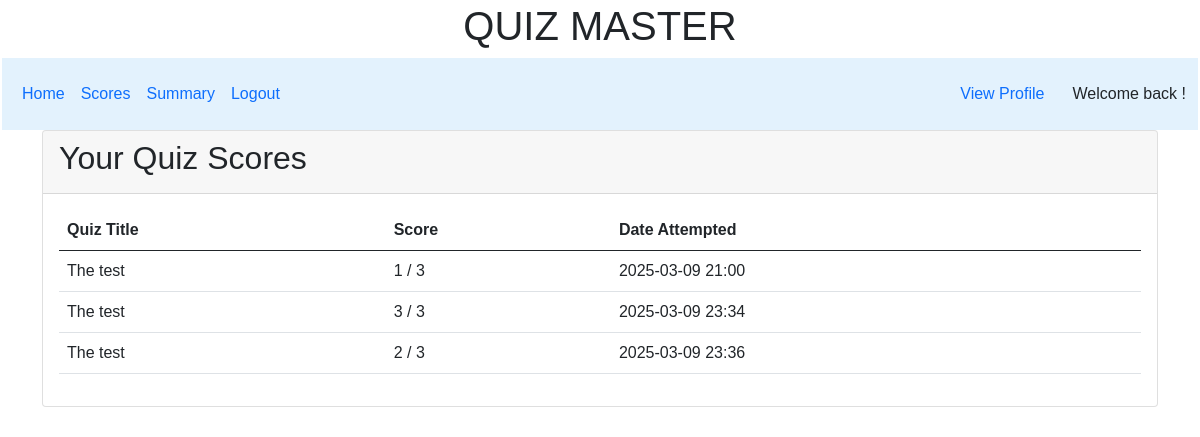
/scores/2 (signed in), run on an earlier commit of the app's database.
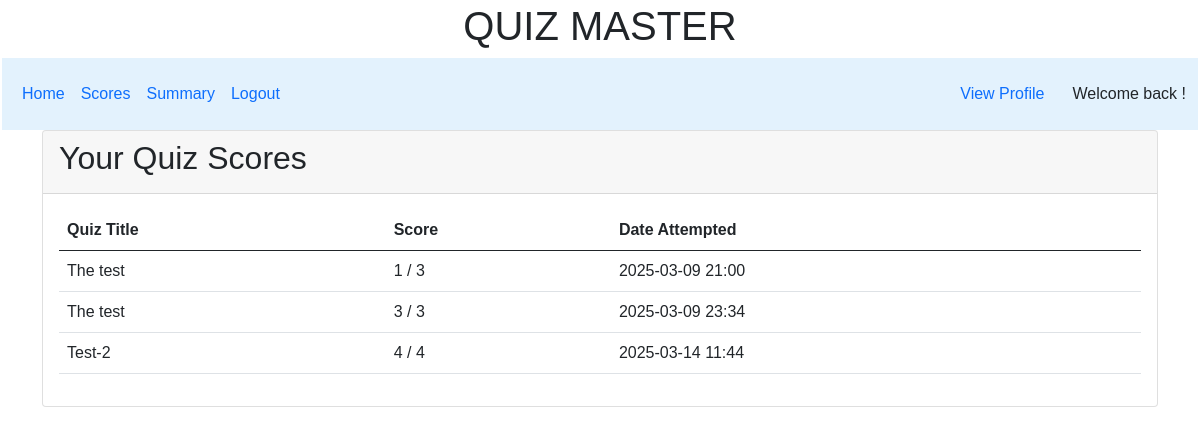
And on a later commit of the database.
### controllers/model.py (models this page shows, shortened)
class QuizResult(db.Model):
    __tablename__ = 'QuizResult'
    id = db.Column(db.Integer, primary_key=True)
    user_id = db.Column(db.Integer, db.ForeignKey('user_info.id'), nullable=False)
    quiz_id = db.Column(db.Integer, db.ForeignKey('Quiz.id'), nullable=False)
    score = db.Column(db.Integer, default=0)
    date_taken = db.Column(db.DateTime, default=datetime.utcnow)
    time_taken = db.Column(db.Integer, nullable=False)
    quiz = db.relationship('Quiz', backref='quiz_results')

class Quiz(db.Model):
    __tablename__ = 'Quiz'
    id = db.Column(db.Integer, primary_key=True)
    chapter_id = db.Column(db.Integer, db.ForeignKey('chapter.id'), nullable=False)
    title = db.Column(db.String, nullable=False)
    description= db.Column(db.String, nullable=True)
    deadline = db.Column(db.DateTime, nullable=False)
    totalNoQues = db.Column(db.Integer, default=0)
    totalMarks = db.Column(db.Integer, default=0)
    passingMarks = db.Column(db.Integer, default=0)
    duration = db.Column(db.Integer, nullable=True)
    questions = db.relationship('Question', back_populates='quiz',cascade="all, delete-orphan")

### controllers/controller.py (the view)
@app.route("/scores/<int:user_id>")
def scores(user_id):
    user_results = QuizResult.query.filter_by(user_id=user_id).all()
    user_info = User_Info.query.filter_by(id=user_id).first()
    return render_template("scores.html", user_results=user_results, user_info=user_info)

### templates/scores.html
{% extends "user_layout.html" %}
{% block content %}
<div class="container">
    <div class="card">
        <div class="card-header">
            <h2>Your Quiz Scores</h2>
        </div>
        <div class="card-body">
            <table class="table">
                <thead>
                    <tr>
                        <th>Quiz Title</th>
                        <th>Score</th>
                        <th>Date Attempted</th>
                    </tr>
                </thead>
                <tbody>
                    {% for result in user_results %}
                    <tr>
                        <td>{{ result.quiz.title }}</td>
                        <td>{{ result.score }} / {{ result.quiz.totalMarks }}</td>
                        <td>{{ result.date_taken.strftime('%Y-%m-%d %H:%M') }}</td>
                    </tr>
                    {% endfor %}
                </tbody>
            </table>
        </div>
    </div>
</div>
{% endblock %}

### templates/user_layout.html (shortened to what this page needs)
<!DOCTYPE html>
<html>
    <head>
    <link rel="stylesheet" href="/static/style.css">
    <link href="https://cdn.jsdelivr.net/npm/bootstrap@5.0.2/dist/css/bootstrap.min.css" rel="stylesheet">
    <link href='https://unpkg.com/boxicons@2.1.4/css/boxicons.min.css' rel='stylesheet'>
</head>
<body>
   <div class="my_container">
    <div class="center"><h1>QUIZ MASTER</h1></div>
    <div class="my_panel">
        <nav class="navbar navbar-expand-lg bg-body-tertiary" style="background-color: #e3f2fd;">
        <div class="container-fluid">
          <div class="collapse navbar-collapse" id="navbarText">
            <ul class="navbar-nav me-auto mb-2 mb-lg-0">
              <li class="nav-item">
                <a class="nav-link active" aria-current="page" href="{{ url_for('user_interface', id=user_info.id) }}">Home</a>
              </li>
              <li class="nav-item">
                <a class="nav-link" href="{{ url_for('scores', user_id=session.get('user_id')) }}">Scores</a>
              </li>
              <li class="nav-item">
                <a class="nav-link" href="{{ url_for('summary', user_id=session.get('user_id')) }}">Summary</a>
              </li>
              <li class="nav-item">
                <a class="nav-link" href="{{ url_for('logout') }}">Logout</a>
              </li>
            </ul>
            <nav class="navbar bg-body-tertiary">
                <div class="container-fluid">
                    <a class="nav-link" href="{{ url_for('view_profile', user_id=session.get('user_id')) }}">View Profile</a>
                </div>
              </nav>
              <span class="navbar-text">
                Welcome back {{ name }}!
              </span>
            </div>
          </div>
        </nav>
              {% block content %}
              {% endblock %}
            </div>
          </div>
          </body>
          </html>

### static/style.css (style rules this page uses)
* { margin: 0px; padding: 0px; box-sizing: border-box; font-family: Arial, Helvetica, sans-serif; }
.my_container { border: 2px solid white }
.center { text-align: center; margin: auto; }

What changed in the data, as far as the page shows it:
changed QuizResult: quiz "The test" → "Test-2"; score "2" → "4"; quiz.totalMarks "3" → "4"; date_taken "2025-03-09 23:36" → "2025-03-14 11:44"
